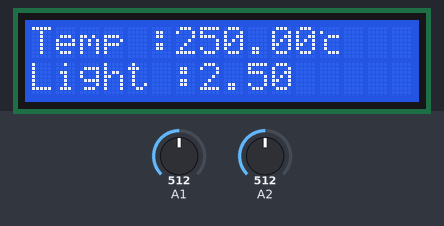
A sketch run on a simulated Arduino Mega 2560, built with avr-gcc and run on an emulated ATmega2560. Shown: 16×2 character LCD. Inputs (shaded band) come from the test bench; at power-on: A1 = 512, A2 = 512.

Above: at 1.8 s.
1.9 s: A1 set to 716
At 3.4 s:
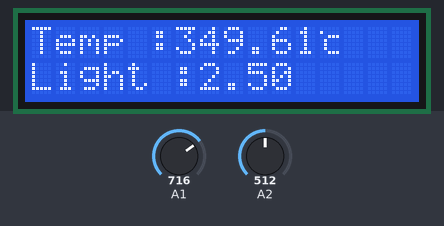
3.7 s: A2 set to 716
At 5.1 s:
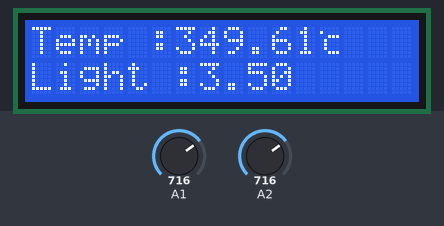
5.8 s: A1 set to 900
At 6.8 s:
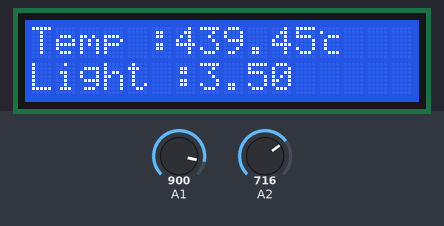
7.9 s: A2 set to 900
At 9.7 s:
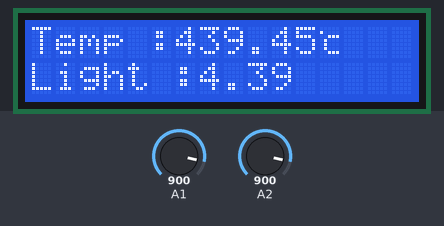
10.1 s: A1 set to 1023
At 11.5 s:
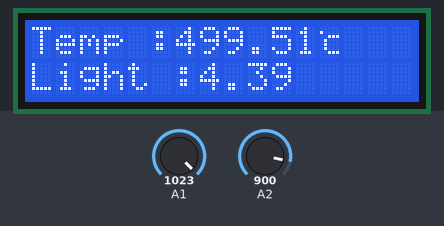
12.2 s: A2 set to 1023
At 13.2 s:
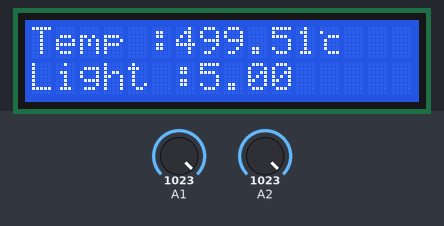
Timing chart, 0 to 15.2 s (numbered marks = the images above; inputs shaded):
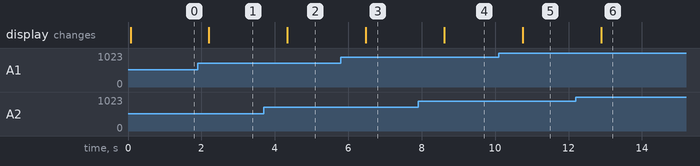

Measured:
- after the input at 1.9 s, the display: changes after 0.30 s (image 1)
- after the input at 3.7 s, the display: changes after 0.64 s (image 2)
- after the input at 5.8 s, the display: changes after 0.68 s (image 3)
- after the input at 7.9 s, the display: changes after 0.71 s (image 4)
- after the input at 10.1 s, the display: changes after 0.65 s (image 5)
- after the input at 12.2 s, the display: changes after 0.69 s (image 6)

The sketch:

HW8_2_201524404.ino
```cpp
#include <LiquidCrystal.h>
LiquidCrystal lcd(44, 45, 46, 47, 48, 49);
byte user1[8] = {
  B00000, B10000, B00111, B01000, B01000, B01000, B00111, B00000
};
void setup(){
  Serial.begin(9600);
}

void readTemperature() {
  int reading = analogRead(55); // A1

  float voltage = reading * 5.0 / 1024.0;

  // 전압 * 100하면 섭씨온도 얻을 수 있다.
  float temperatureC = voltage * 100;

  lcd.begin(16, 2);
  lcd.print("Temp :");
  lcd.setCursor(6, 0);
  lcd.print(temperatureC);
  lcd.createChar(0, user1);
  lcd.setCursor(12, 0);
  lcd.write(byte(0));
}
void readIlluminance() {
  int reading = analogRead(56); // A2
  // ADC 반환 값을 전압으로 변환
  float voltage = reading * 5.0 / 1024.0;

  lcd.setCursor(0, 1);
  lcd.print("Light : ");
  lcd.setCursor(7, 1);
  lcd.print(voltage);
}

void loop() {
  readTemperature();
  readIlluminance();
  delay(1000);
}
```
